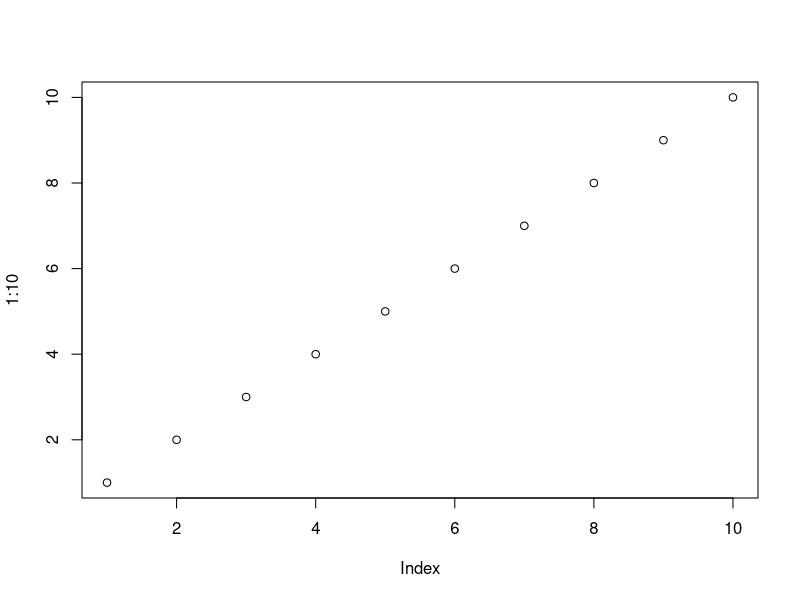
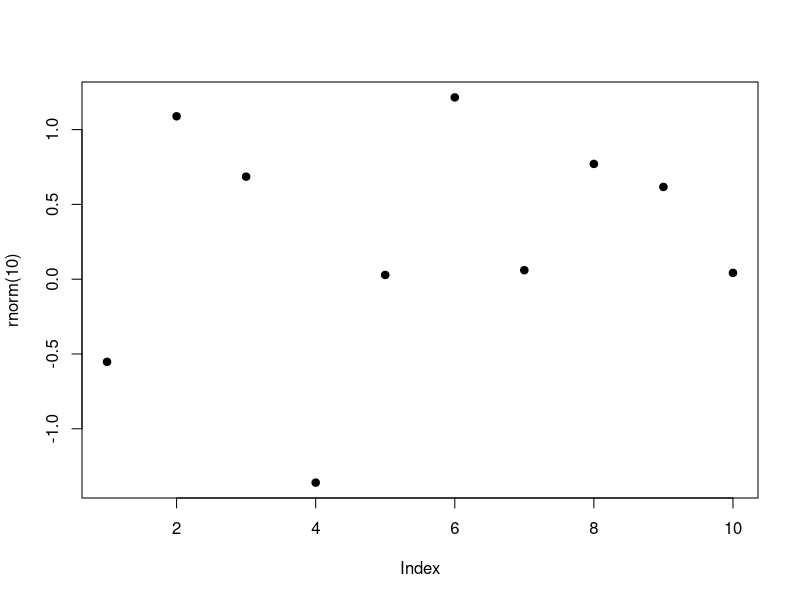

Source code (R) for these figures, in order:
## ---- chunk 1
plot(1:10)
plot(rnorm(10), pch=19)
